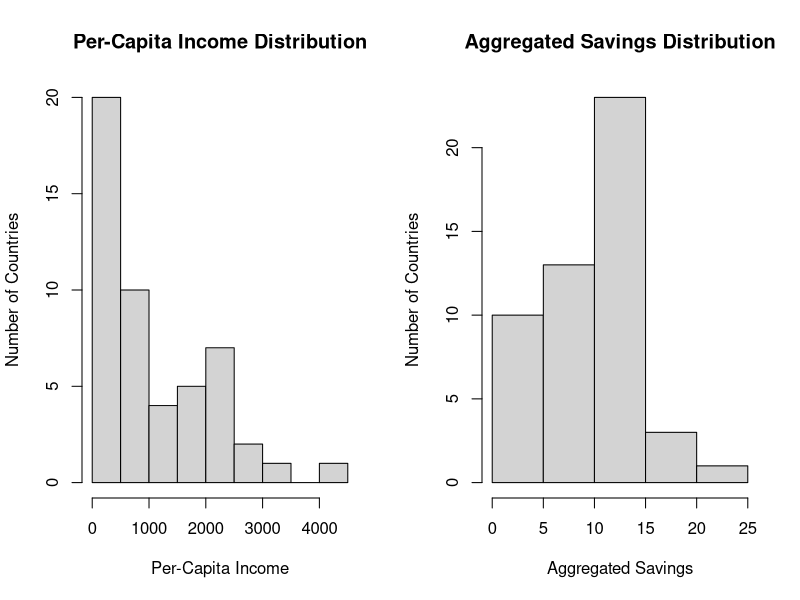
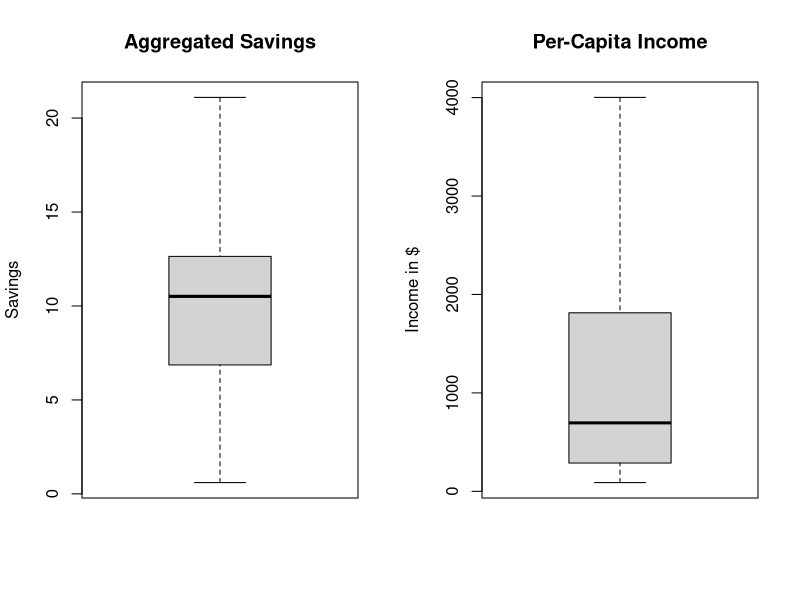
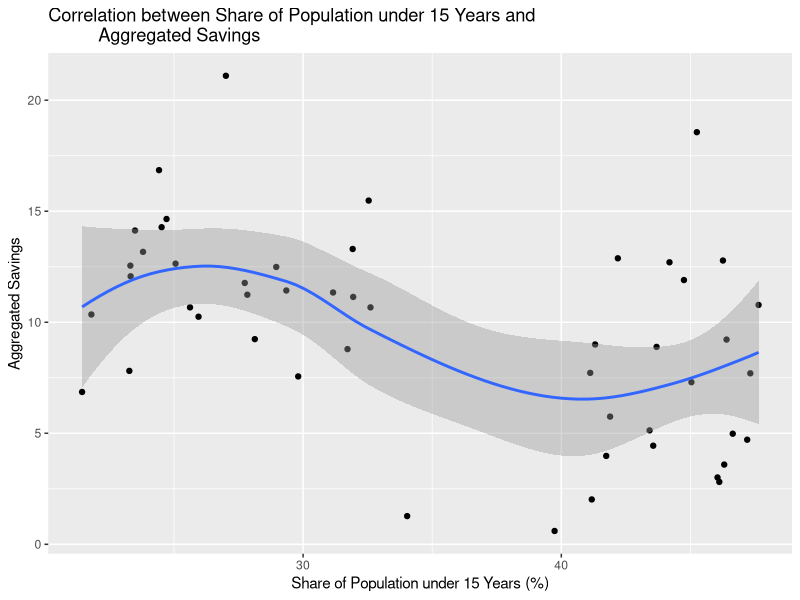
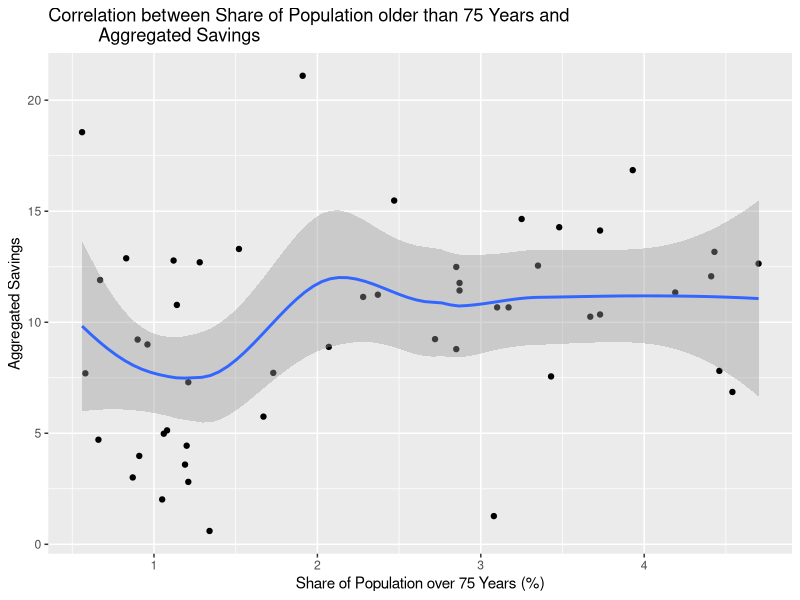
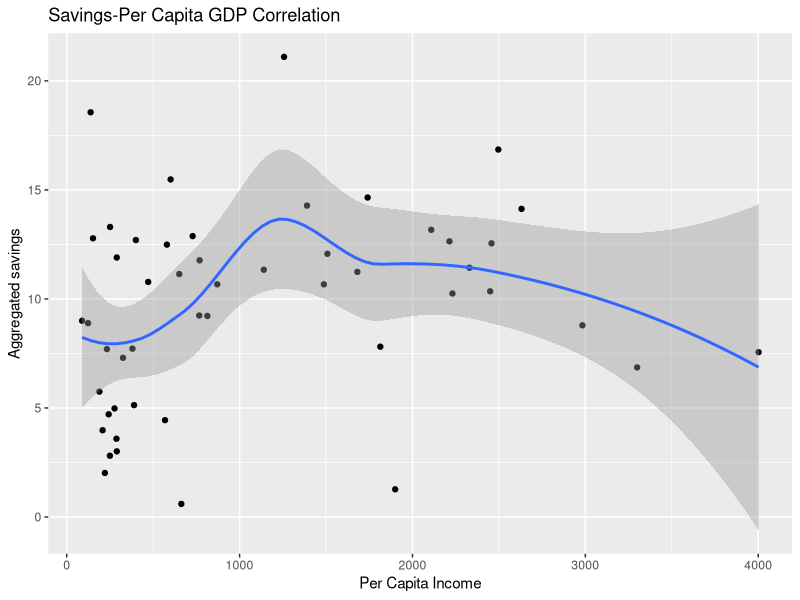
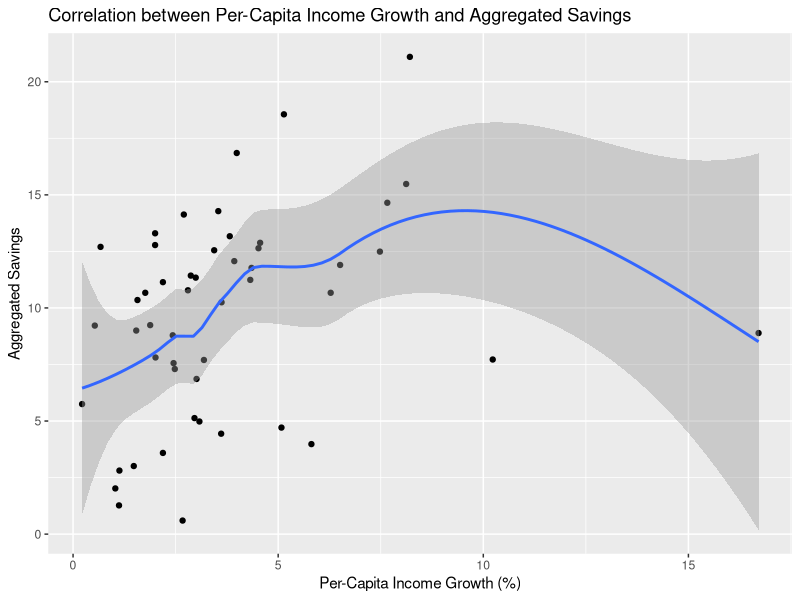

The R source for these figures, in order:
## ---- chunk 1
# Load packages
library(ggplot2)
library(knitr)
library(dplyr)
library(magrittr)

# Load dataset
library(datasets)
data(LifeCycleSavings)

# set working directory
setwd("/Users/jonasmarkgraf/Desktop/DataScienceAssignment1/JonasFiles")

# Detailed information about dataset, incl. description of variables
?LifeCycleSavings
## ---- chunk 2
for (i in 1:5) {
  LifeCycleSavings[, i] %>%
    mean() %>%
    paste(names(LifeCycleSavings)[i], ., "\n") %>%
    cat()
}
## ---- chunk 3
for (i in 1:5) {
  LifeCycleSavings[, i] %>%
    median() %>%
    paste(names(LifeCycleSavings)[i], ., "\n") %>%
    cat()
}
## ---- chunk 4
par(mfcol = c(1, 2))
hist(LifeCycleSavings$dpi, 
     main="Per-Capita Income Distribution", 
     xlab="Per-Capita Income", 
     ylab="Number of Countries")
hist(LifeCycleSavings$sr, 
     main="Aggregated Savings Distribution", 
     xlab="Aggregated Savings", 
     ylab="Number of Countries")
## ---- chunk 5
## loop for standard deviation
for (i in 1:5) {
  LifeCycleSavings[, i] %>%
    sd() %>%
    paste(names(LifeCycleSavings)[i], ., "\n") %>%
    cat()
}
## ---- chunk 6
## range for 2 key variables
range(LifeCycleSavings$sr)
range(LifeCycleSavings$dpi)

## interquartile range for 2 key variables
IQR(LifeCycleSavings$sr)
IQR(LifeCycleSavings$dpi)
## ---- chunk 7
par(mfcol = c(1, 2))
boxplot(LifeCycleSavings$sr, main = "Aggregated Savings", ylab = "Savings")
boxplot(LifeCycleSavings$dpi, main = "Per-Capita Income", ylab = "Income in $")
## ---- chunk 8
ggplot(LifeCycleSavings, aes(pop15, sr)) + 
  geom_point() + 
  geom_smooth() +
  ggtitle("Correlation between Share of Population under 15 Years and 
          Aggregated Savings") +
  xlab("Share of Population under 15 Years (%)") +
  ylab("Aggregated Savings")

ggplot(LifeCycleSavings, aes(pop75, sr)) + 
  geom_point() + 
  geom_smooth() +
  ggtitle("Correlation between Share of Population older than 75 Years and
          Aggregated Savings") +
  xlab("Share of Population over 75 Years (%)") +
  ylab("Aggregated Savings")
## ---- chunk 9
ggplot(LifeCycleSavings, aes(dpi, sr)) + 
  geom_point() + 
  geom_smooth() + 
  ggtitle("Savings-Per Capita GDP Correlation") +
  xlab("Per Capita Income") +
  ylab("Aggregated savings")

ggplot(LifeCycleSavings, aes(ddpi, sr)) + 
  geom_point() + 
  geom_smooth() +
  ggtitle("Correlation between Per-Capita Income Growth and Aggregated Savings") +
  xlab("Per-Capita Income Growth (%)") +
  ylab("Aggregated Savings")
